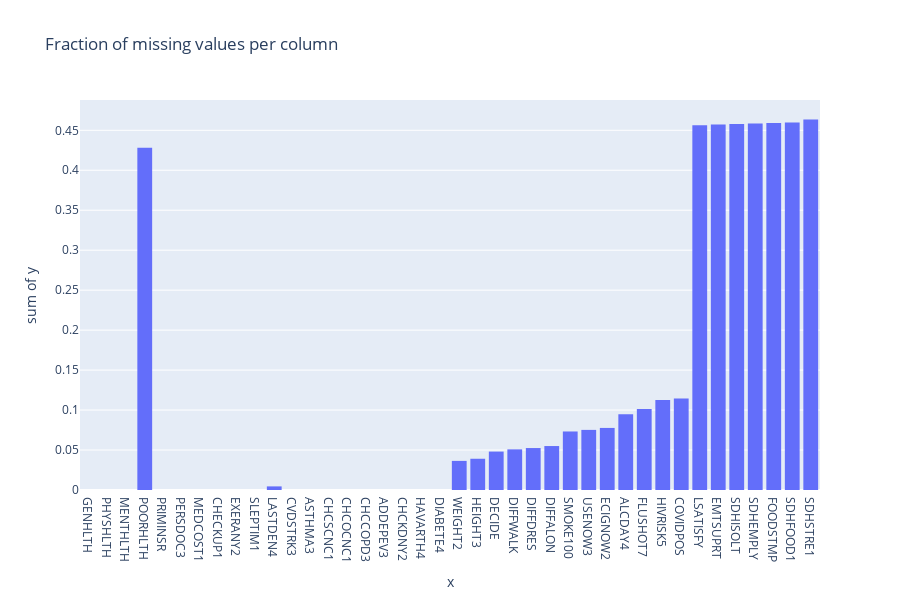

Here is the notebook cell this chart was saved with:
### Code cell
outcol = "CVDSTRK3"
dftr = clean_dataset(dftr, nan_trigger=0.5)
dftrc = clean_output(dftr, column_output=outcol)

# remove output
Xcols = dftrc.columns.values[dftrc.columns.values != outcol]
# create input array
X = dftrc[Xcols].to_numpy()
# occupancy array
y = dftrc[outcol].to_numpy()

px.histogram(y,
        #template="plotly_white",
        width=600,
        height=300,
        title=outcol)

### Figure 1 — Plotly figure (JSON) as saved in the notebook; plotly's stock layout.template omitted (floating-point values rounded to 4 significant figures)
{"data": [{"bingroup": "x", "histfunc": "sum", "hovertemplate": "x=%{x}<br>sum of y=%{y}<extra></extra>", "legendgroup": "", "marker": {"color": "#636efa", "pattern": {"shape": ""}}, "name": "", "orientation": "v", "showlegend": false, "type": "histogram", "x": ["SEXVAR", "GENHLTH", "PHYSHLTH", "MENTHLTH", "POORHLTH", "PRIMINSR", "PERSDOC3", "MEDCOST1", "CHECKUP1", "EXERANY2", "SLEPTIM1", "LASTDEN4", "CVDSTRK3", "ASTHMA3", "CHCSCNC1", "CHCOCNC1", "CHCCOPD3", "ADDEPEV3", "CHCKDNY2", "HAVARTH4", "DIABETE4", "WEIGHT2", "HEIGHT3", "DECIDE", "DIFFWALK", "DIFFDRES", "DIFFALON", "SMOKE100", "USENOW3", "ECIGNOW2", "ALCDAY4", "FLUSHOT7", "HIVRISK5", "COVIDPOS", "LSATISFY", "EMTSUPRT", "SDHISOLT", "SDHEMPLY", "FOODSTMP", "SDHFOOD1", "SDHSTRE1"], "xaxis": "x", "y": [0.0, 4.444e-06, 1.778e-05, 8.889e-06, 0.4283, 1.333e-05, 4.444e-06, 1.333e-05, 8.889e-06, 4.444e-06, 4.444e-06, 0.004507, 4.444e-06, 4.444e-06, 4.444e-06, 4.444e-06, 4.444e-06, 2.222e-05, 4.444e-06, 4.444e-06, 4.444e-06, 0.03642, 0.03909, 0.04807, 0.05084, 0.05248, 0.055, 0.07321, 0.0752, 0.07767, 0.09467, 0.1013, 0.1126, 0.1144, 0.4564, 0.4571, 0.4578, 0.4584, 0.459, 0.4599, 0.4635], "yaxis": "y"}], "layout": {"barmode": "relative", "height": 600, "legend": {"tracegroupgap": 0}, "title": {"text": "Fraction of missing values per column"}, "width": 900, "xaxis": {"anchor": "y", "domain": [0, 1], "title": {"text": "x"}}, "yaxis": {"anchor": "x", "domain": [0, 1], "title": {"text": "sum of y"}}}}
